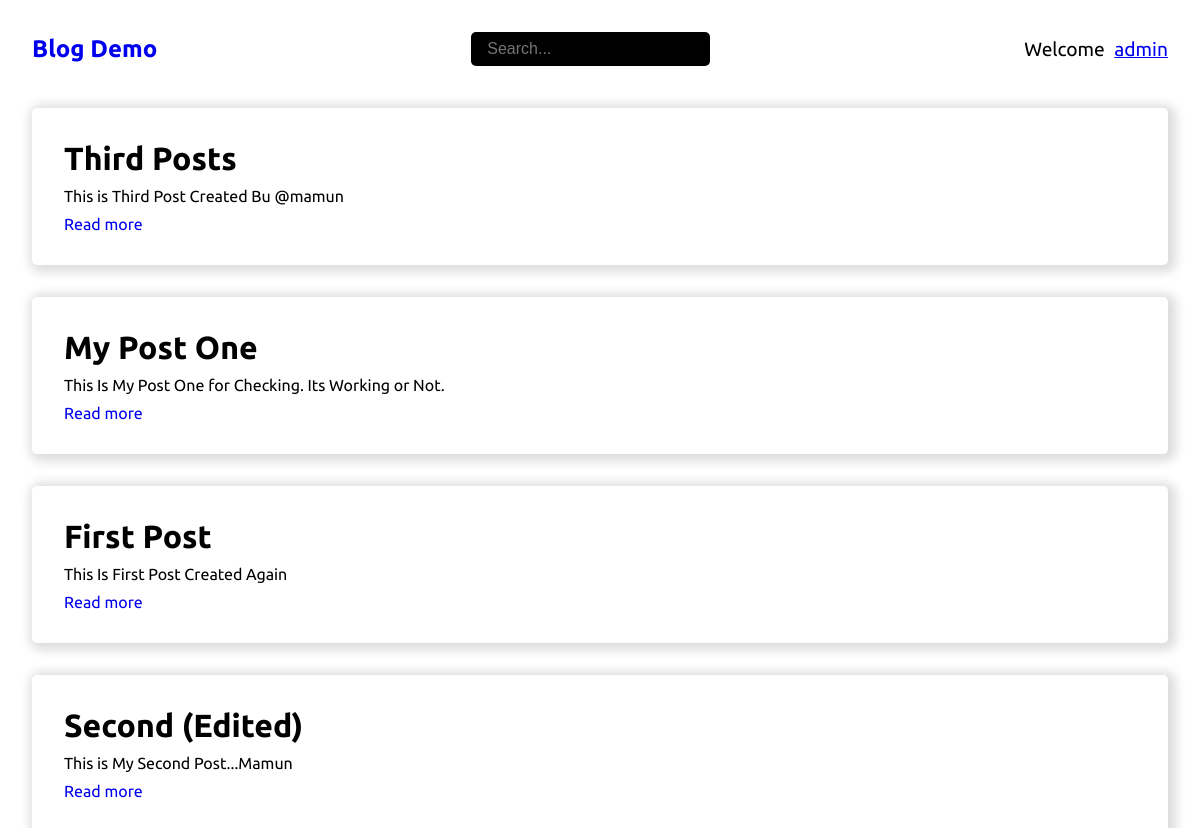
The app's page / (signed in) with its own data.
### blog/models.py (models this page shows, shortened)
class Post(models.Model):
    title = models.CharField(max_length=100)
    body = models.TextField()
    author = models.ForeignKey(User, on_delete = models.CASCADE, null=True, blank=True)
    created = models.DateTimeField(auto_now_add=True)
    updated = models.DateTimeField(auto_now=True)
    class Meta:
        ordering = ["-created"]

### blog/views.py (the view)
# urls.py: path('', views.index, name="home"),
def index(request):
    posts = search_posts(request)
    context = { "posts": posts }
    return render(request, "index.html", context)

### blog/views.py (called while the page is built)
def search_posts(request):
    post_search = ""
    if request.GET.get("search"):
        post_search = request.GET.get('search')
    posts = Post.objects.filter(Q(title__icontains=post_search) | Q(body__icontains=post_search))
    return posts

### templates/index.html
{% extends 'base.html' %}
{% block content %}
    <div class="container">
        {% include "components/posts.html" %}
    </div>
{% endblock content %}

### templates/navbar.html (shortened to what this page needs)
<nav>
    <div class="logo">
        <h1><a href="/">Blog Demo</a></h1>
    </div>
    <form action="" method="GET" class="search">
        <input type="text" name="search" placeholder="Search...">
    </form>
    <ul class="navigation">
        {% if request.user.is_authenticated %}
            <li class="nav-item font-1x">Welcome <a href="/" class="text-underline user-btn">{{request.user.username}}</a></li>
        {% else %}
            <li class="nav-item"><a href="{% url 'login' %}" class="font-1x">Login</a></li>
            <li class="nav-item ml-2"><a href="{% url 'register' %}" class="font-1x">Signup</a></li>
        {% endif %}
    </ul>
</nav>

### templates/components/posts.html
{% for post in posts %}
<div class="blog">
  <h1>{{post.title}}</h1>
  <p>{{post.body}}</p>
  <a href="{% url 'post_detail' post.id %}">Read more</a>
</div>
{% empty %}
  <h1>No posts to show</h1>
{% endfor %}

### static/css/styles.css (style rules this page uses)
* { margin: 0; padding: 0; box-sizing: border-box; }
html { overflow: hidden; }
body { font-family: 'Ubuntu', sans-serif; overflow: hidden; }
a { text-decoration: none; }
li { list-style-type: none; }
.font-1x { font-size: 1.2rem; }
.text-underline { text-decoration: underline; }
.container { padding: 0 2rem; padding-bottom: 10px; }
nav { display: flex; justify-content: space-between; align-items: center; position: relative; padding: 2rem; }
.search input { padding: 0.5rem 1rem; border: none; outline: none; background-color: black; color: white; border-radius: 5px; font-size: 1rem; }
nav .navigation { display: flex; align-items: center; }
.blog { box-shadow: 3px 2px 11px 5px gainsboro; padding: 2rem; border-radius: 5px; margin-top: 2rem; }
.blog:first-child { margin-top: 10px; }
.blog a { transition: all 0.3s; }
.blog p { margin: 10px 0; }
.user-btn { margin-left: 5px; }

### records on screen
Post: title "Third Posts", body "This is Third Post Created Bu @mamun"
Post: title "My Post One", body "This Is My Post One for Checking. Its Working or Not."
Post: title "First Post", body "This Is First Post Created Again"
Post: title "Second (Edited)", body "This is My Second Post...Mamun"

### other values on screen
{{ request.user.username }} "admin"
